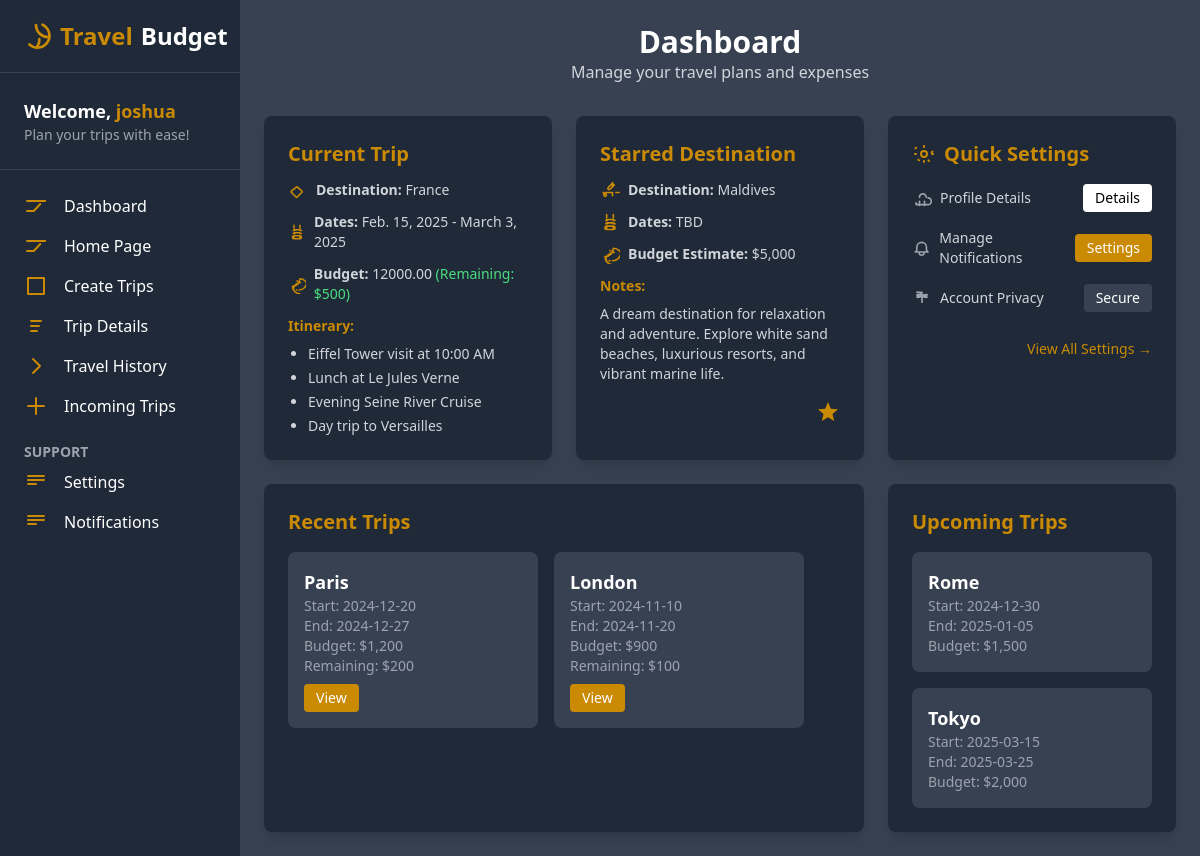
Page /dashboard/ (signed in) on the committed database.
### userAccount/models.py (models this page shows)
class Account(AbstractUser):
    email = models.EmailField(unique=True)

### travel/models.py (models this page shows, shortened)
class Trip(models.Model):
    user = models.ForeignKey(Account, on_delete=models.CASCADE)
    trip_name = models.CharField(max_length=100)
    destination_name = models.CharField(max_length=100)  # Allows free-text destination input
    start_date = models.DateField()
    end_date = models.DateField()
    budget = models.DecimalField(max_digits=10, decimal_places=2)

### dashboard/views.py (the view)
# urls.py: path('', views.dashboard, name='dashboard')
def dashboard(request):
    if not request.user.is_authenticated:
        return redirect('login')  # Redirect to login if not authenticated
    try:
        user_profile = User_Profile.objects.get(user=request.user)
        if not user_profile.complete_profile:
            return redirect('step_one')  # Redirect to profile completion page
    except User_Profile.DoesNotExist:
        return redirect('step_one')  # Redirect to profile creation
    user_trips = Trip.objects.filter(user=request.user)
    return render(request, 'dashboard/dashboard.html', {
        'user_profile': user_profile,
        'user_trips': user_trips,
    })

### dashboard/templates/dashboard/dashboard.html (shortened to what this page needs)
{% extends 'base.html' %}
{% block main %}
<div class="bg-gray-900 h-screen flex text-white">
    <div id="sidebar" class="w-full lg:w-[20%] bg-gray-800 h-full lg:h-auto p-6 lg:p-0 lg:flex flex-col fixed lg:relative z-50 hidden">
        <div class="p-5 flex items-center md:justify-center lg:justify-start gap-4 border-b border-gray-700 ">
            <a href="/" class="text-2xl font-bold flex items-center gap-2">
                <svg xmlns="http://www.w3.org/2000/svg" class="h-8 w-8 text-yellow-600" fill="none" viewBox="0 0 24 24" stroke="currentColor">
                    <path stroke-linecap="round" stroke-linejoin="round" stroke-width="2" d="M16.88 3.549a9 9 0 11-9.831 14.835m7.398-4.148A9.05 9.05 0 0112 21v.01M21 12.74a9.05 9.05 0 01-9-9" />
                </svg>
                <span class="text-yellow-600">Travel</span>Budget
            </a>
        </div>
        <div class="p-6 border-b border-gray-700">
            <h2 class="text-lg font-semibold">
                Welcome, <span class="text-yellow-600">{{ request.user.username }}</span>
            </h2>
            <p class="text-sm text-gray-400">Plan your trips with ease!</p>
        </div>
        <nav class="p-6 space-y-6">
            <ul class="space-y-4 font-medium">
                <li class="flex items-center gap-4">
                    <svg xmlns="http://www.w3.org/2000/svg" class="h-6 w-6 text-yellow-600" fill="none" viewBox="0 0 24 24" stroke="currentColor">
                        <path stroke-linecap="round" stroke-linejoin="round" stroke-width="2" d="M9.75 17L16.25 10M9.75 7h11.5M3 17h6.75m-6.75-10h6.75" />
                    </svg>
                    <a href="{% url 'dashboard' %}">Dashboard</a>
                </li>
                <li class="flex items-center gap-4">
                    <svg xmlns="http://www.w3.org/2000/svg" class="h-6 w-6 text-yellow-600" fill="none" viewBox="0 0 24 24" stroke="currentColor">
                        <path stroke-linecap="round" stroke-linejoin="round" stroke-width="2" d="M9.75 17L16.25 10M9.75 7h11.5M3 17h6.75m-6.75-10h6.75" />
                    </svg>
                    <a href="{% url 'home-page' %}">Home Page</a>
                </li>
                <li class="flex items-center gap-4">
                    <svg xmlns="http://www.w3.org/2000/svg" class="h-6 w-6 text-yellow-600" fill="none" viewBox="0 0 24 24" stroke="currentColor">
                        <path stroke-linecap="round" stroke-linejoin="round" stroke-width="2" d="M4 4h16v16H4z" />
                    </svg>
                    <a href="{% url 'add_trip' %}">Create Trips</a>
                </li>
                <li class="flex items-center gap-4">
                    <svg xmlns="http://www.w3.org/2000/svg" class="h-6 w-6 text-yellow-600" fill="none" viewBox="0 0 24 24" stroke="currentColor">
                        <path stroke-linecap="round" stroke-linejoin="round" stroke-width="2" d="M7 7h10M7 12h8m-8 5h6" />
                    </svg>
                    <a href="{% url 'trip_list' %}">Trip Details</a>
                </li>
                <li class="flex items-center gap-4">
                    <svg xmlns="http://www.w3.org/2000/svg" class="h-6 w-6 text-yellow-600" fill="none" viewBox="0 0 24 24" stroke="currentColor">
                        <path stroke-linecap="round" stroke-linejoin="round" stroke-width="2" d="M9 5l7 7-7 7" />
                    </svg>
                    <a href="#">Travel History</a>
                </li>
                <li class="flex items-center gap-4">
                    <svg xmlns="http://www.w3.org/2000/svg" class="h-6 w-6 text-yellow-600" fill="none" viewBox="0 0 24 24" stroke="currentColor">
                        <path stroke-linecap="round" stroke-linejoin="round" stroke-width="2" d="M12 4v16m8-8H4" />
                    </svg>
                    <a href="#">Incoming Trips</a>
                </li>
            </ul>
            <div>
                <h3 class="font-semibold text-sm uppercase text-gray-400 mb-2">Support</h3>
                <ul class="space-y-4">
                    <li class="flex items-center gap-4">
                        <svg xmlns="http://www.w3.org/2000/svg" class="h-6 w-6 text-yellow-600" fill="none" viewBox="0 0 24 24" stroke="currentColor">
                            <path stroke-linecap="round" stroke-linejoin="round" stroke-width="2" d="M4 6h16M4 10h16M4 14h8" />
                        </svg>
                        <a href="#">Settings</a>
                    </li>
                    <li class="flex items-center gap-4">
                        <svg xmlns="http://www.w3.org/2000/svg" class="h-6 w-6 text-yellow-600" fill="none" viewBox="0 0 24 24" stroke="currentColor">
                            <path stroke-linecap="round" stroke-linejoin="round" stroke-width="2" d="M4 6h16M4 10h16M4 14h8" />
                        </svg>
                        <a href="#">Notifications</a>
                    </li>
                </ul>
            </div>
        </nav>
    </div>
    <div class="w-full lg:w-[80%] bg-gray-700 h-full p-6 overflow-y-auto">
        <div class="text-center">
            <h1 class="text-3xl font-bold">Dashboard</h1>
            <p class="text-gray-300">Manage your travel plans and expenses</p>
        </div>
        <div class="grid md:grid-cols-3 gap-6 mt-8">
            <div class="bg-gray-800 p-6 rounded-lg shadow-lg">
                {% if user_trips %}
                    <h2 class="text-xl font-bold text-yellow-600 mb-3">Current Trip</h2>
                    {% for trip in user_trips %}
                    <div class="flex items-center mb-3">
                        <p class="text-sm text-gray-300"><span class="font-bold">Destination:</span> {{ trip.destination_name }}</p>
                    </div>
                    <div class="flex items-center mb-3">
                        <p class="text-sm text-gray-300">
                            <span class="font-bold">Dates:</span> {{ trip.start_date }} - {{ trip.end_date }}
                        </p>
                    </div>
                    <div class="flex items-center mb-3">
                        <p class="text-sm text-gray-300">
                            <span class="font-bold">Budget:</span> {{ trip.budget }} <span class="text-green-400">(Remaining: $500)</span>
                        </p>
                    </div>
                    <div>
                        <h3 class="text-sm font-bold text-yellow-600 mb-2">Itinerary:</h3>
                        <ul class="list-disc pl-5 space-y-1 text-gray-300 text-sm">
                            <li>Eiffel Tower visit at 10:00 AM</li>
                            <li>Lunch at Le Jules Verne</li>
                            <li>Evening Seine River Cruise</li>
                            <li>Day trip to Versailles</li>
                        </ul>
                    </div>
                    {% endfor %}
                {% endif %}
            </div>
            <div class="bg-gray-800 p-6 rounded-lg shadow-lg hover:shadow-lg transition-shadow">
                <h2 class="text-xl font-bold text-yellow-600 mb-3">Starred Destination</h2>
                <div class="flex items-center mb-3">
                    <p class="text-sm text-gray-300"><span class="font-bold">Destination:</span> Maldives</p>
                </div>
                <div class="flex items-center mb-3">
                    <p class="text-sm text-gray-300"><span class="font-bold">Dates:</span> TBD</p>
                </div>
                <div class="flex items-center mb-3">
                    <p class="text-sm text-gray-300">
                        <span class="font-bold">Budget Estimate:</span> $5,000
                    </p>
                </div>
                <div>
                    <h3 class="text-sm font-bold text-yellow-600 mb-2">Notes:</h3>
                    <p class="text-gray-300 text-sm">
                        A dream destination for relaxation and adventure. Explore white sand beaches, luxurious resorts, and vibrant marine life.
                    </p>
                </div>
                <div class="mt-4 flex justify-end">
                    <svg class="w-6 h-6 text-yellow-600 cursor-pointer hover:text-yellow-500" xmlns="http://www.w3.org/2000/svg" fill="currentColor" viewBox="0 0 24 24" stroke="none">
                        <path d="M12 17.27L18.18 21l-1.64-7.03L22 9.24l-7.19-.61L12 2 9.19 8.63 2 9.24l5.46 4.73L5.82 21z" />
                    </svg>
                </div>
            </div>
            <div class="bg-gray-800 p-6 rounded-lg shadow-lg hover:shadow-lg transition-shadow">
                <h2 class="text-xl font-bold text-yellow-600 mb-4 flex items-center">
                    Quick Settings
                </h2>
                <div class="space-y-4">
                    <div class="flex items-center justify-between">
                        <p class="text-sm text-gray-300 flex items-center">
                            <svg class="w-5 h-5 text-gray-400 mr-2" xmlns="http://www.w3.org/2000/svg" fill="none" viewBox="0 0 24 24" stroke="currentColor">
                                <path stroke-linecap="round" stroke-linejoin="round" stroke-width="2" d="M5.121 17.804A4 4 0 005 20h14a4 4 0 00.121-8.196M9 11a4 4 0 018 0M9 16v5m6-5v5" />
                            </svg>
                            Profile Details
                        </p>
                        <a href="{% url 'profile_detail' %}" class="bg-white text-black px-3 py-1 text-sm rounded hover:bg-gray-400">
                            Details
                        </a>
                    </div>
                    <div class="flex items-center justify-between">
                        <p class="text-sm text-gray-300 flex items-center">
                            Manage Notifications
                        </p>
                        <button class="bg-yellow-600 text-white px-3 py-1 text-sm rounded hover:bg-yellow-500">
                            Settings
                        </button>
                    </div>
                    <div class="flex items-center justify-between">
                        <p class="text-sm text-gray-300 flex items-center">
                            Account Privacy
                        </p>
                        <button class="bg-gray-700 text-white px-3 py-1 text-sm rounded hover:bg-gray-500">
                            Secure
                        </button>
                    </div>
                </div>
                <div class="mt-6 text-right">
                    <a href="#" class="text-yellow-600 text-sm font-medium hover:underline">
                        View All Settings →
                    </a>
                </div>
            </div>
        </div>
        <div class="grid lg:grid-cols-3 gap-6 mt-6">
            <div class="col-span-1 lg:col-span-2 bg-gray-800 p-6 rounded-lg shadow-lg">
                <h2 class="text-xl font-bold text-yellow-600 mb-4">Recent Trips</h2>
                <div class="flex flex-col lg:flex-row gap-4 lg:gap-0 space-x-0  lg:space-x-4 overflow-x-auto">
                    <div class="bg-gray-700 p-4 rounded-lg min-w-[250px] flex-shrink-0">
                        <h3 class="text-lg font-semibold text-white">Paris</h3>
                        <p class="text-sm text-gray-400">Start: 2024-12-20</p>
                        <p class="text-sm text-gray-400">End: 2024-12-27</p>
                        <p class="text-sm text-gray-400">Budget: $1,200</p>
                        <p class="text-sm text-gray-400">Remaining: $200</p>
                        <button class="mt-2 bg-yellow-600 text-white px-3 py-1 text-sm rounded hover:bg-yellow-500">View</button>
                    </div>
                    <div class="bg-gray-700 p-4 rounded-lg min-w-[250px] flex-shrink-0">
                        <h3 class="text-lg font-semibold text-white">London</h3>
                        <p class="text-sm text-gray-400">Start: 2024-11-10</p>
                        <p class="text-sm text-gray-400">End: 2024-11-20</p>
                        <p class="text-sm text-gray-400">Budget: $900</p>
                        <p class="text-sm text-gray-400">Remaining: $100</p>
                        <button class="mt-2 bg-yellow-600 text-white px-3 py-1 text-sm rounded hover:bg-yellow-500">View</button>
                    </div>
                </div>
            </div>
            <div class="bg-gray-800 p-6 rounded-lg shadow-lg">
                <h2 class="text-xl font-bold text-yellow-600 mb-4">Upcoming Trips</h2>
                <div class="space-y-4">
                    <div class="bg-gray-700 p-4 rounded-lg">
                        <h3 class="text-lg font-semibold text-white">Rome</h3>
                        <p class="text-sm text-gray-400">Start: 2024-12-30</p>
                        <p class="text-sm text-gray-400">End: 2025-01-05</p>
                        <p class="text-sm text-gray-400">Budget: $1,500</p>
                    </div>
                    <div class="bg-gray-700 p-4 rounded-lg">
                        <h3 class="text-lg font-semibold text-white">Tokyo</h3>
                        <p class="text-sm text-gray-400">Start: 2025-03-15</p>
                        <p class="text-sm text-gray-400">End: 2025-03-25</p>
                        <p class="text-sm text-gray-400">Budget: $2,000</p>
                    </div>
                </div>
            </div>
        </div>
    </div>
</div>
{% endblock %}

### rows in the picture
Account: user.username "joshua"
Trip: destination_name "France", start_date "Feb. 15, 2025", end_date "March 3, 2025", budget "12000.00"
